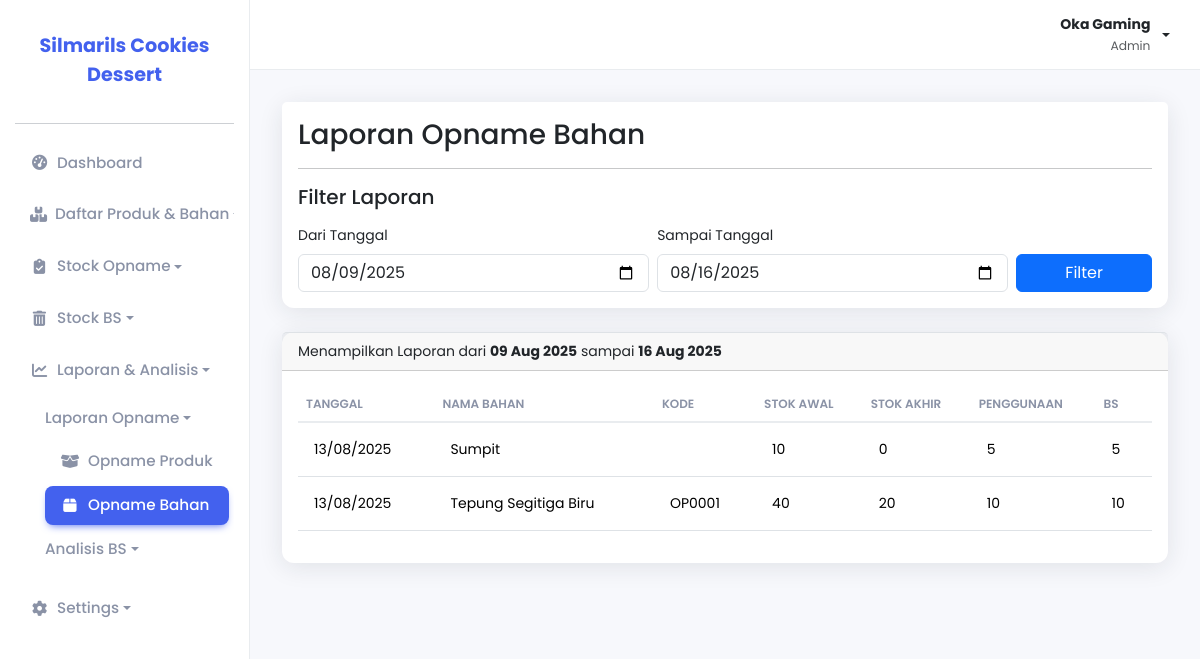
The app's page /pages/laporan_opname/bahan/index.php (signed in) with its own data.
### tables this page shows
CREATE TABLE `opname_bahan` (
  `id_opname` int NOT NULL,
  `nama_bahan` varchar(255) NOT NULL,
  `tanggal_opname` date NOT NULL,
  `kode` varchar(255) DEFAULT NULL,
  `stok_awal` varchar(255) DEFAULT NULL,
  `stok_akhir` varchar(255) DEFAULT NULL,
  `penggunaan` varchar(255) DEFAULT NULL,
  `bs` varchar(255) DEFAULT NULL
);

CREATE TABLE `bahan` (
  `nama_bahan` varchar(255) NOT NULL,
  `jumlah_bahan` int NOT NULL,
  `satuan_jumlah` varchar(255) NOT NULL,
  `tanggal_expired` date DEFAULT NULL,
  `status` enum('Layak','Rusak','Expired') NOT NULL DEFAULT 'Layak'
);

### pages/laporan_opname/bahan/index.php (the view)
<?php
include_once(__DIR__ . '/../../../includes/header.php');
$tanggal_akhir = $_GET['tanggal_akhir'] ?? date('Y-m-d');
$tanggal_mulai = $_GET['tanggal_mulai'] ?? date('Y-m-d', strtotime('-7 days', strtotime($tanggal_akhir)));
$stmt = $pdo->prepare("
    SELECT ob.*, b.nama_bahan
    FROM opname_bahan ob
    JOIN bahan b ON ob.nama_bahan = b.nama_bahan
    WHERE ob.tanggal_opname BETWEEN ? AND ?
    ORDER BY ob.tanggal_opname DESC, b.nama_bahan ASC
");
$stmt->execute([$tanggal_mulai, $tanggal_akhir]);
?>
<div class="card mb-4">
    <div class="card-header bg-white border-0 pb-0">
        <div class="my-2">
            <h1 class="h3 mb-0">Laporan Opname Bahan</h1>
        </div>
        <hr>
        <h5 class="card-title mb-0">Filter Laporan</h5>
    </div>
    <div class="card-body">
        <form method="GET" action="" class="row gx-2 gy-2 align-items-end">
            <div class="col-md-5">
                <label for="tanggal_mulai" class="form-label">Dari Tanggal</label>
                <input type="date" class="form-control" name="tanggal_mulai" value="<?php echo $tanggal_mulai; ?>">
            </div>
            <div class="col-md-5">
                <label for="tanggal_akhir" class="form-label">Sampai Tanggal</label>
                <input type="date" class="form-control" name="tanggal_akhir" value="<?php echo $tanggal_akhir; ?>">
            </div>
            <div class="col-md-2">
                <button type="submit" class="btn btn-primary w-100">Filter</button>
            </div>
        </form>
    </div>
</div>
<div class="card">
    <div class="card-header border-top">
        Menampilkan Laporan dari <strong><?php echo date('d M Y', strtotime($tanggal_mulai)); ?></strong> sampai <strong><?php echo date('d M Y', strtotime($tanggal_akhir)); ?></strong>
    </div>
    <div class="card-body">
        <div class="table-responsive">
            <table class="table table-modern">
                <thead>
                    <tr>
                        <th>Tanggal</th>
                        <th>Nama Bahan</th>
                        <th>Kode</th>
                        <th>Stok Awal</th>
                        <th>Stok Akhir</th>
                        <th>Penggunaan</th>
                        <th>BS</th>
                    </tr>
                </thead>
                <tbody>
                    <?php
                    if ($stmt->rowCount() > 0) {
                        while ($row = $stmt->fetch(PDO::FETCH_ASSOC)) {
                    ?>
                            <tr>
                                <td><?php echo date('d/m/Y', strtotime($row['tanggal_opname'])); ?></td>
                                <td><?php echo htmlspecialchars($row['nama_bahan'] ?? ''); ?></td>
                                <td><?php echo htmlspecialchars($row['kode'] ?? ''); ?></td>
                                <td><?php echo htmlspecialchars($row['stok_awal'] ?? ''); ?></td>
                                <td><?php echo htmlspecialchars($row['stok_akhir'] ?? ''); ?></td>
                                <td><?php echo htmlspecialchars($row['penggunaan'] ?? ''); ?></td>
                                <td><?php echo htmlspecialchars($row['bs'] ?? ''); ?></td>
                            </tr>
                    <?php
                        }
                    } else {
                        echo "<tr><td colspan='7' class='text-center py-4'>Tidak ada data opname bahan pada rentang tanggal yang dipilih.</td></tr>";
                    }
                    ?>
                </tbody>
            </table>
        </div>
    </div>
</div>
<?php
include_once(__DIR__ . '/../../../includes/footer.php');
?>

### assets/css/style.css (style rules this page uses)
:root { --primary-color: #4361ee; --background-color: #f7f8fc; --sidebar-bg: #ffffff; --card-bg: #ffffff; --text-color: #3b4455; --text-muted-color: #8a92a6; --border-color: #e9ecef; --shadow: 0 4px 24px 0 rgb(34 41 47 / 10%); --border-radius: 12px; }
body { font-family: "Poppins", sans-serif; background-color: var(--background-color); color: var(--text-color); font-size: 14px; }
.card { border-radius: var(--border-radius); border: none; box-shadow: var(--shadow); margin-bottom: 1.5rem; }
.table-modern { border-collapse: collapse; width: 100%; }
.table-modern thead th { background-color: transparent; border-bottom: 2px solid var(--border-color); color: var(--text-muted-color); font-weight: 600; text-transform: uppercase; font-size: 12px; }
.table-modern tbody td { vertical-align: middle; padding: 1rem; border-top: 1px solid var(--border-color); }

### records on screen
opname_bahan: tanggal_opname "13/08/2025", bahan.nama_bahan "Sumpit", stok_awal "10", stok_akhir "0", penggunaan "5", bs "5"
opname_bahan: tanggal_opname "13/08/2025", bahan.nama_bahan "Tepung Segitiga Biru", kode "OP0001", stok_awal "40", stok_akhir "20", penggunaan "10", bs "10"

### other values on screen
$_SESSION['nama_lengkap'] "Oka Gaming"
$_SESSION['level'] "Admin"
NAMA_WEBSITE "Silmarils Cookies Dessert"
date('d M Y', strtotime($tanggal_mulai)) "09 Aug 2025"
